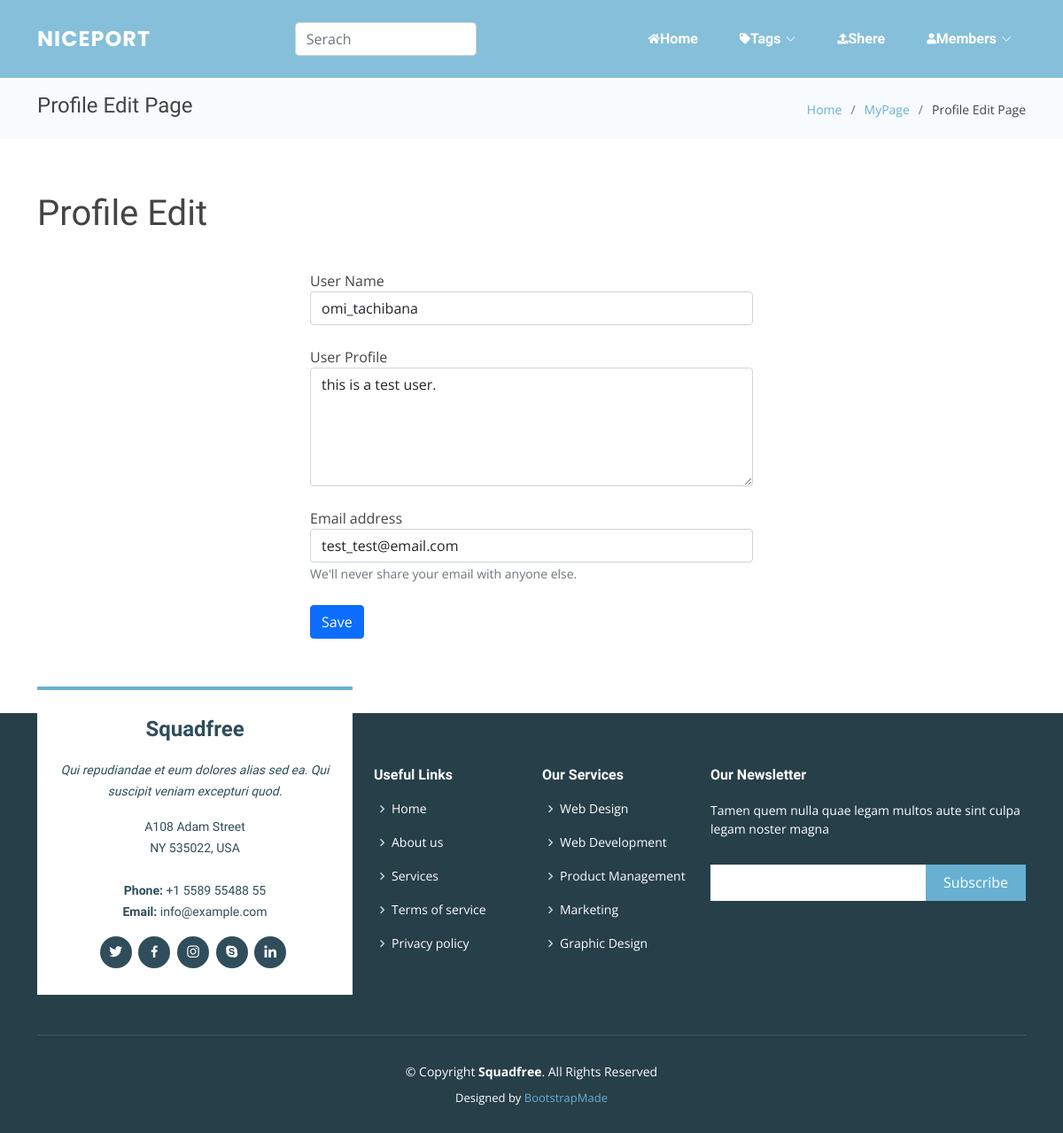
/edit_user.php (signed in), run on the app's committed database.
### tables this page shows
CREATE TABLE `users` (
  `user_id` int(10) NOT NULL,
  `user_name` varchar(30) NOT NULL,
  `user_profile` text DEFAULT NULL,
  `mail_address` varchar(200) NOT NULL,
  `password` varchar(99) NOT NULL,
  `added_date` date NOT NULL,
  `deleted_date` date DEFAULT NULL
);

### classes/Database.php (called while the page is built, shortened)
<?php
class Database
{
  private  $serever_name = "localhost";
  private  $user_name = "root";
  private  $password = "";
  private  $db_name = "nice_port";
  public function __construct()
  {
    $this->conn = new mysqli($this->serever_name, $this->user_name, $this->password, $this->db_name);
    if ($this->conn->connect_error) {
      echo "ERROR: connecting to database failed";
    } else {
      return $this->conn;
    }
  }
}

### user_action.php (called while the page is built, shortened)
<?php
include "classes/users.php";
$user_obj = new Users;

### classes/users.php (called while the page is built, shortened)
<?php
include_once 'Database.php';
class Users extends Database
{
  public function get_user($user_id)
  {
    $sql = "SELECT user_id, user_name, user_profile, mail_address From users WHERE user_id = '$user_id'";
    $result = $this->conn->query($sql);
    if ($result->num_rows > 0) {
      $container = array();
      while ($row = $result->fetch_assoc()) {
        $container[] = $row;
      }
      return $container;
    } else {
      return FALSE;
    }
  }
}

### edit_user.php (the view, shortened to what this page needs)
<?php
include 'user_action.php';
$user_info = $user_obj->get_user($_SESSION['user_id']);
?>
<!DOCTYPE html>
<html lang="en">
<head>
  <link rel="stylesheet" href="https://use.fontawesome.com/releases/v5.1.0/css/all.css">
  <link href="assets/vendor/aos/aos.css" rel="stylesheet">
  <link href="assets/vendor/bootstrap/css/bootstrap.min.css" rel="stylesheet">
  <link href="assets/vendor/bootstrap-icons/bootstrap-icons.css" rel="stylesheet">
  <link href="assets/vendor/boxicons/css/boxicons.min.css" rel="stylesheet">
  <link href="assets/vendor/glightbox/css/glightbox.min.css" rel="stylesheet">
  <link href="assets/vendor/swiper/swiper-bundle.min.css" rel="stylesheet">
  <link href="assets/css/style.css" rel="stylesheet">
</head>
<body>
  <header id="header" class="fixed-top ">
    <div class="container d-flex align-items-center justify-content-between">
      <div class="logo">
        <h1 class="text-light"><a href="index.php"><span>NicePort</span></a></h1>
      </div>
      <div class="from-group">
        <form action="index.php" method="GET">
          <input type="search" class="form-control" name="saerch" id="" aria-describedby="helpId" placeholder="Serach">
        </form>
      </div>
      <nav id="navbar" class="navbar">
        <ul>
          <li><a class="nav-link" href="index.php"><i class="fa fa-home"></i>Home</a></li>
          <li class="dropdown"><a href="#"><i class="fas fa-tag"></i><span>Tags</span> <i class="bi bi-chevron-down"></i></a>
          </li>
          <li><a class="nav-link scrollto" href="upload_works.php"><i class="fas fa-upload"></i> <span>Shere</span></a></li>
          <?php
          if (isset($_SESSION['user_id'])) {
            echo '<li class="dropdown"><a href="#"><i class="fas fa-user"></i><span>Members</span><i class="bi bi-chevron-down"></i></a>
            <ul>
              <li><a href="mypage.php">MyPage</a></li>
              <li><a href="user_action.php?logout=true">Logout</a></li>
            </ul>
          </li>';
          } else {
            echo '<li><a class="nav-link" href="registration.php"><i class="fas fa-user-plus"></i><span>registration</span></a></li>';
            echo '<li><a class="nav-link" href="login.php"><i class="fas fa-sign-in-alt"></i> <span>Login</span></a></li>';
          }
          ?>
        </ul>
      </nav>
    </div>
  </header>
  <main id="main">
    <section class="breadcrumbs">
      <div class="container">
        <div class="d-flex justify-content-between align-items-center">
          <h2>Profile Edit Page</h2>
          <ol>
            <li><a href="index.php">Home</a></li>
            <li><a href="mypage.php">MyPage</a></li>
            <li>Profile Edit Page</li>
          </ol>
        </div>
      </div>
    </section>
    <section class="member-page">
      <div class="container">
        <div class="page-header">
          <h1 class="page-title">Profile Edit</h1>
        </div>
        <form method="POST" action="user_action.php">
          <div class="mb-4 form-group mx-auto" style="width: 500px;">
            <label for="InputName">User Name</label>
            <input type="name" name="name" class="form-control" id="user_name" placeholder="Enter Your Name" value="<?php echo $user_info[0]["user_name"] ?>">
          </div>
          <div class="mb-4 form-group mx-auto" style="width: 500px;">
            <label for="Inputprofile">User Profile</label>
            <textarea type="profile" class="form-control" name="profile" id="user_profile" cols="50" rows="5" placeholder="Enter Your Profile"><?php echo $user_info[0]["user_profile"] ?></textarea>
          </div>
          <div class="mb-4 form-group mx-auto" style="width: 500px;">
            <label for="InputEmail">Email address</label>
            <input type="email" name="email" class="form-control" id="mail_address" aria-describedby="emailHelp" placeholder="Enter email" value="<?php echo $user_info[0]["mail_address"] ?>">
            <small id="emailHelp" class="form-text text-muted">We'll never share your email with anyone else.</small>
          </div>
          <div class="mb-4 form-group mx-auto" style="width: 500px;">
            <button type="button" id="edit_button" name="edit_user" class="btn btn-primary" data-toggle="button" aria-pressed="false" autocomplete="off">Save</button>
          </div>
        </form>
      </div>
    </section>
  </main>
  <footer id="footer">
    <div class="footer-top">
      <div class="container">
        <div class="row">
          <div class="col-lg-4 col-md-6">
            <div class="footer-info">
              <h3>Squadfree</h3>
              <p class="pb-3"><em>Qui repudiandae et eum dolores alias sed ea. Qui suscipit veniam excepturi quod.</em></p>
              <p>
                A108 Adam Street <br>
                NY 535022, USA<br><br>
                <strong>Phone:</strong> +1 5589 55488 55<br>
                <strong>Email:</strong> info@example.com<br>
              </p>
              <div class="social-links mt-3">
                <a href="#" class="twitter"><i class="bx bxl-twitter"></i></a>
                <a href="#" class="facebook"><i class="bx bxl-facebook"></i></a>
                <a href="#" class="instagram"><i class="bx bxl-instagram"></i></a>
                <a href="#" class="google-plus"><i class="bx bxl-skype"></i></a>
                <a href="#" class="linkedin"><i class="bx bxl-linkedin"></i></a>
              </div>
            </div>
          </div>
          <div class="col-lg-2 col-md-6 footer-links">
            <h4>Useful Links</h4>
            <ul>
              <li><i class="bx bx-chevron-right"></i> <a href="#">Home</a></li>
              <li><i class="bx bx-chevron-right"></i> <a href="#">About us</a></li>
              <li><i class="bx bx-chevron-right"></i> <a href="#">Services</a></li>
              <li><i class="bx bx-chevron-right"></i> <a href="#">Terms of service</a></li>
              <li><i class="bx bx-chevron-right"></i> <a href="#">Privacy policy</a></li>
            </ul>
          </div>
          <div class="col-lg-2 col-md-6 footer-links">
            <h4>Our Services</h4>
            <ul>
              <li><i class="bx bx-chevron-right"></i> <a href="#">Web Design</a></li>
              <li><i class="bx bx-chevron-right"></i> <a href="#">Web Development</a></li>
              <li><i class="bx bx-chevron-right"></i> <a href="#">Product Management</a></li>
              <li><i class="bx bx-chevron-right"></i> <a href="#">Marketing</a></li>
              <li><i class="bx bx-chevron-right"></i> <a href="#">Graphic Design</a></li>
            </ul>
          </div>
          <div class="col-lg-4 col-md-6 footer-newsletter">
            <h4>Our Newsletter</h4>
            <p>Tamen quem nulla quae legam multos aute sint culpa legam noster magna</p>
            <form action="" method="post">
              <input type="email" name="email"><input type="submit" value="Subscribe">
            </form>
          </div>
        </div>
      </div>
    </div>
    <div class="container">
      <div class="copyright">
        &copy; Copyright <strong><span>Squadfree</span></strong>. All Rights Reserved
      </div>
      <div class="credits">
        Designed by <a href="https://bootstrapmade.com/">BootstrapMade</a>
      </div>
    </div>
  </footer>
</body>
</html>

### assets/css/style.css (style rules this page uses)
body { font-family: "Open Sans", sans-serif; color: #444444; }
a { text-decoration: none; color: #67b0d1; }
h1, h2, h3, h4, h5, h6 { font-family: "Raleway", sans-serif; }
#main { margin-top: 90px; }
#header { transition: all 0.5s; z-index: 997; transition: all 0.5s; padding: 24px 0; background: rgba(103, 176, 209, 0.8); }
#header .logo h1 { font-size: 24px; margin: 0; line-height: 1; font-weight: 700; letter-spacing: 1px; font-family: "Poppins", sans-serif; text-transform: uppercase; }
#header .logo h1 a, #header .logo h1 a:hover { color: #fff; text-decoration: none; }
.navbar { padding: 0; }
.navbar ul { margin: 0; padding: 0; display: flex; list-style: none; align-items: center; }
.navbar li { position: relative; }
.navbar a { display: flex; align-items: center; justify-content: space-between; padding: 8px 16px; margin-left: 10px; font-family: "Raleway", sans-serif; font-size: 16px; font-weight: 700; color: #fff; white-space: nowrap; transition: 0.3s; }
.navbar a i { font-size: 12px; line-height: 0; margin-left: 5px; }
section { padding: 60px 0; overflow: hidden; }
.breadcrumbs { padding: 15px 0; background-color: #f8fbfd; min-height: 40px; }
.breadcrumbs h2 { font-size: 24px; font-weight: 300; }
.breadcrumbs ol { display: flex; flex-wrap: wrap; list-style: none; padding: 0; margin: 0; font-size: 14px; }
.breadcrumbs ol li + li { padding-left: 10px; }
.breadcrumbs ol li + li::before { display: inline-block; padding-right: 10px; color: #6c757d; content: "/"; }
#footer { background: #263f49; padding: 0 0 30px 0; color: #fff; font-size: 14px; }
#footer .footer-top { padding: 60px 0 30px 0; }
#footer .footer-top .footer-info { margin-top: -90px; margin-bottom: 15px; background: white; color: #2f4d5a; border-top: 4px solid #67b0d1; text-align: center; padding: 30px 20px; }
#footer .footer-top .footer-info h3 { font-size: 24px; margin: 0 0 20px 0; padding: 2px 0 2px 0; line-height: 1; font-weight: 700; }
#footer .footer-top .footer-info p { font-size: 14px; line-height: 24px; margin-bottom: 0; font-family: "Raleway", sans-serif; }
#footer .footer-top .social-links a { font-size: 18px; display: inline-block; background: #2f4d5a; color: #fff; line-height: 1; padding: 8px 0; margin-right: 4px; border-radius: 50%; text-align: center; width: 36px; height: 36px; transition: 0.3s; }
#footer .footer-top h4 { font-size: 16px; font-weight: 600; color: #fff; position: relative; padding-bottom: 12px; }
#footer .footer-top .footer-links { margin-bottom: 30px; }
#footer .footer-top .footer-links ul { list-style: none; padding: 0; margin: 0; }
#footer .footer-top .footer-links ul i { padding-right: 2px; color: #b5d9e9; font-size: 18px; line-height: 1; }
#footer .footer-top .footer-links ul li { padding: 10px 0; display: flex; align-items: center; }
#footer .footer-top .footer-links ul li:first-child { padding-top: 0; }
#footer .footer-top .footer-links ul a { color: #fff; transition: 0.3s; display: inline-block; line-height: 1; }
#footer .footer-top .footer-newsletter form { margin-top: 30px; background: #fff; padding: 6px 10px; position: relative; border-radius: 4; }
#footer .footer-top .footer-newsletter form input[type="email"] { border: 0; padding: 4px; width: calc(100% - 110px); }
#footer .footer-top .footer-newsletter form input[type="submit"] { position: absolute; top: 0; right: 0; bottom: 0; border: 0; background: none; font-size: 16px; padding: 0 20px; background: #67b0d1; color: #fff; transition: 0.3s; border-radius: 4; }
#footer .copyright { border-top: 1px solid #385b6b; text-align: center; padding-top: 30px; }
#footer .credits { padding-top: 10px; text-align: center; font-size: 13px; color: #fff; }

### data on the page
users: name "omi_tachibana", profile "this is a test user.", email "test_test@email.com"
